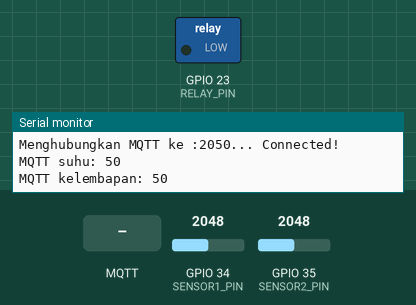
Recording of a sketch running on a simulated ESP32. Parts: switched loads named in the sketch (green lamp = pin HIGH), the last lines printed to the serial monitor. The test bench sets the inputs (shaded band); at power-on: GPIO 34 (SENSOR1_PIN) = 2048, GPIO 35 (SENSOR2_PIN) = 2048. WiFi joins after 1.5 s; servers stay silent unless stated; uploads are accepted with an empty reply; the local clock reads 2024-03-15 10:24:30 at power-on unless the sketch sets it; random numbers use the default seed unless the sketch sets one; no MQTT or app messages arrive unless stated.

Above: at 2.7 s.
2.8 s: MQTT message "1" arrives on the first subscribed topic
At 3.5 s:
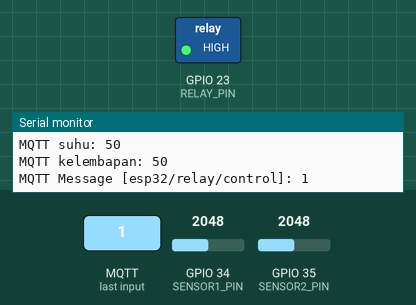
4.3 s: MQTT message "0" arrives on the first subscribed topic
At 4.6 s:
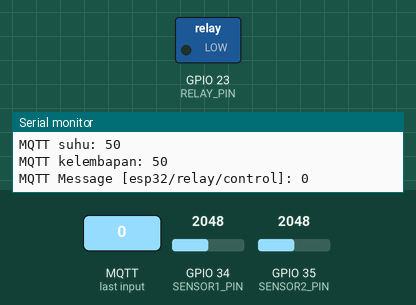
Timing chart, 0 to 7.3 s (numbered marks = the images above; inputs shaded):
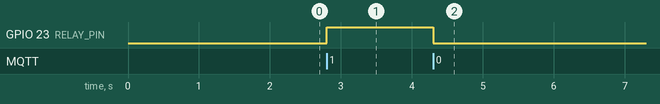

The sketch:

esp32.ino
```cpp
#include <WiFi.h>
#include <WiFiManager.h>
#include <HTTPClient.h>
#include <PubSubClient.h>
#include <time.h>

// ===== Firebase Config =====
#define FIREBASE_URL "https://camlert-default-rtdb.asia-southeast1.firebasedatabase.app"

// ===== MQTT Config (Hardcoded) =====
int mqtt_port = 2050;
const char* mqtt_topic_pub_suhu = "esp32/sensor/suhu";
const char* mqtt_topic_pub_kelembaban = "esp32/sensor/kelembaban";
const char* mqtt_topic_sub = "esp32/relay/control";
String mqtt_server = "";  // ← GANTI dengan IP broker MQTT milikmu

// ===== NTP Config =====
const char* ntpServer = "pool.ntp.org";
const long gmtOffset_sec = 0;
const int daylightOffset_sec = 0;

// ===== MQTT Client =====
WiFiClient espClient;
PubSubClient client(espClient);

// ===== Pin Definitions =====
#define SENSOR1_PIN 34
#define SENSOR2_PIN 35
#define RELAY_PIN   23

// ===== Timing =====
unsigned long lastHealthCheck = 0;
unsigned long lastMQTTSend = 0;
const long intervalHealth = 5000;
const long intervalMQTT = 2000;

// ===== Global State =====
int lastSuhu = -1;
int lastKelembapan = -1;
bool relayStatus = false;

// ===== Setup =====
void setup() {
  Serial.begin(115200);
  pinMode(SENSOR1_PIN, INPUT);
  pinMode(SENSOR2_PIN, INPUT);
  pinMode(RELAY_PIN, OUTPUT);
  digitalWrite(RELAY_PIN, LOW);

  WiFiManager wm;
  if (!wm.autoConnect("ESP32-Setup")) {
    Serial.println("Gagal konek WiFi. Restart...");
    ESP.restart();
  }

  configTime(gmtOffset_sec, daylightOffset_sec, ntpServer);

  Serial.println("[INFO] MQTT Broker IP: " + mqtt_server);
  client.setServer(mqtt_server.c_str(), mqtt_port);
  client.setCallback(callback);

  Serial.println("Setup selesai.");
}

// ===== Loop =====
void loop() {
  if (!client.connected()) reconnectMQTT();
  client.loop();

  unsigned long now = millis();
  if (now - lastHealthCheck > intervalHealth) {
    lastHealthCheck = now;
    sendFirebaseUpdate();
  }
  if (now - lastMQTTSend > intervalMQTT) {
    lastMQTTSend = now;
    sendSensorData();
  }
}

// ===== MQTT Callback =====
void callback(char* topic, byte* message, unsigned int length) {
  String msg;
  for (int i = 0; i < length; i++) msg += (char)message[i];

  Serial.print("MQTT Message ["); Serial.print(topic); Serial.print("]: "); Serial.println(msg);

  if (String(topic) == mqtt_topic_sub) {
    if (msg == "1") {
      relayStatus = true;
      digitalWrite(RELAY_PIN, HIGH);
    } else if (msg == "0") {
      relayStatus = false;
      digitalWrite(RELAY_PIN, LOW);
    }
  }
}

// ===== Reconnect MQTT =====
void reconnectMQTT() {
  while (!client.connected()) {
    Serial.print("Menghubungkan MQTT ke ");
    Serial.print(mqtt_server); Serial.print(":"); Serial.print(mqtt_port); Serial.print("... ");

    String clientId = "ESP32Client-" + String(random(0xffff), HEX);
    if (client.connect(clientId.c_str())) {
      Serial.println("Connected!");
      client.subscribe(mqtt_topic_sub);
    } else {
      Serial.print("Gagal, rc=");
      Serial.print(client.state());
      Serial.println(" coba lagi dalam 3 detik");
      delay(3000);
    }
  }
}

// ===== Baca Sensor (0–100%) =====
int readPercent(int analogValue) {
  return map(analogValue, 0, 4095, 0, 100);
}

// ===== Kirim Data Sensor ke MQTT =====
void sendSensorData() {
  int rawSuhu = analogRead(SENSOR1_PIN);
  int rawKelembapan = analogRead(SENSOR2_PIN);

  int suhu = readPercent(rawSuhu);
  int kelembapan = readPercent(rawKelembapan);

  lastSuhu = suhu;
  lastKelembapan = kelembapan;

  // Kirim ke MQTT (dua topik)
  client.publish(mqtt_topic_pub_suhu, String(suhu).c_str());
  Serial.println("MQTT suhu: " + String(suhu));

  client.publish(mqtt_topic_pub_kelembaban, String(kelembapan).c_str());
  Serial.println("MQTT kelembapan: " + String(kelembapan));
}

// ===== Kirim Status ke Firebase =====
void sendFirebaseUpdate() {
  HTTPClient http;
  http.begin(FIREBASE_URL "/camlert/devices/esp.json");
  http.addHeader("Content-Type", "application/json");

  String json = "{";
  json += "\"ip\":\"" + WiFi.localIP().toString() + "\",";
  json += "\"connection\":{";
  json += "\"connection\":\"connected\",";
  json += "\"timestamp\":\"" + getISOTime() + "\"";
  json += "}";
  json += "}";

  int httpResponseCode = http.PUT(json);
  Serial.print("Firebase code: "); Serial.println(httpResponseCode);
  http.end();
}


// ===== Format Waktu =====
String getISOTime() {
  struct tm timeinfo;
  if (!getLocalTime(&timeinfo)) return "01-01-1970 00:00:00";
  char buf[30];
  strftime(buf, sizeof(buf), "%d-%m-%Y %H:%M:%S", &timeinfo);
  return String(buf);
}
```

Measured:
- after the input at 2.8 s, GPIO 23 (RELAY_PIN): LOW → HIGH at once
- after the input at 4.3 s, GPIO 23 (RELAY_PIN): HIGH → LOW at once
